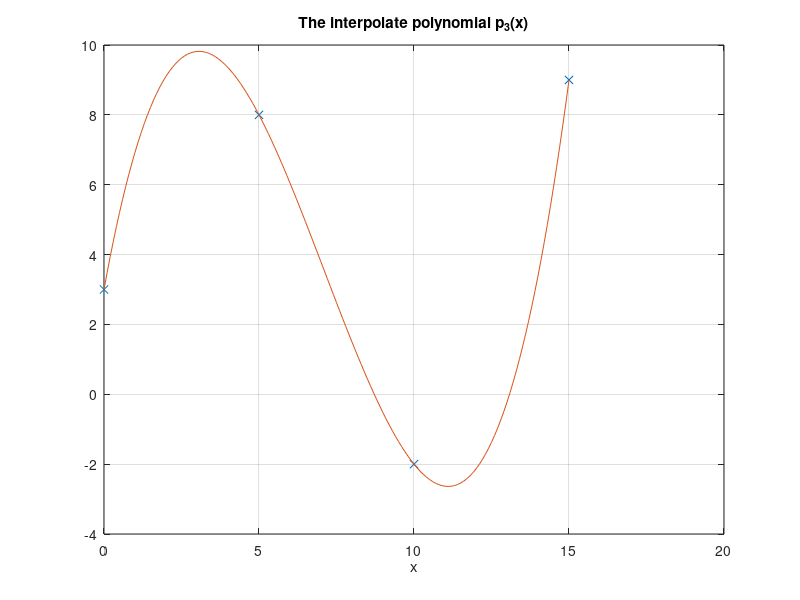

The MATLAB script that drew this image:
 x = [1,0,0,0;1,5,25,125;1,10,100,1000;1,15,225,3375];

  y = [3;8;-2;9];

  a = x\y;


t = [0:0.1:15];
p3 = a(1)+a(2)*t+a(3)*t.^2+a(4)*t.^3;
x = [0;5;10;15];
plot(x,y,'x',t,p3)
grid on
xlabel('x');
title('The interpolate polynomial p_3(x)')
